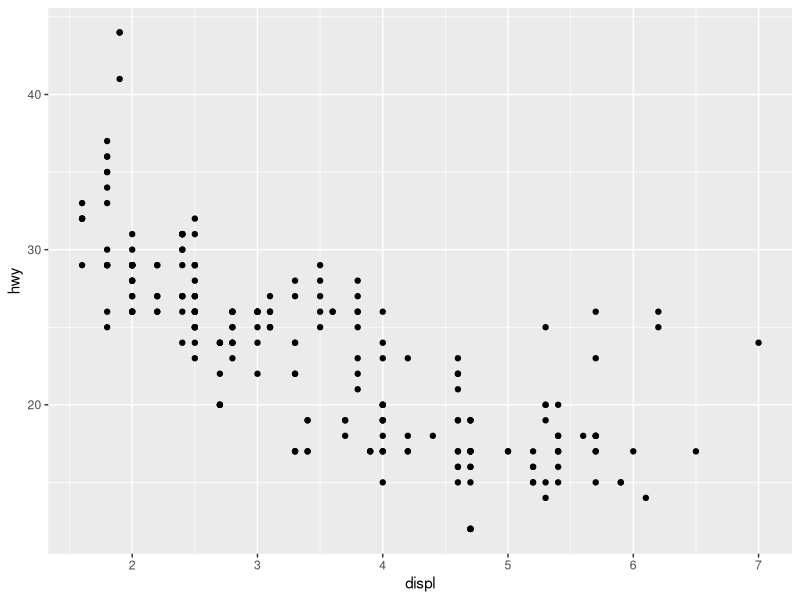
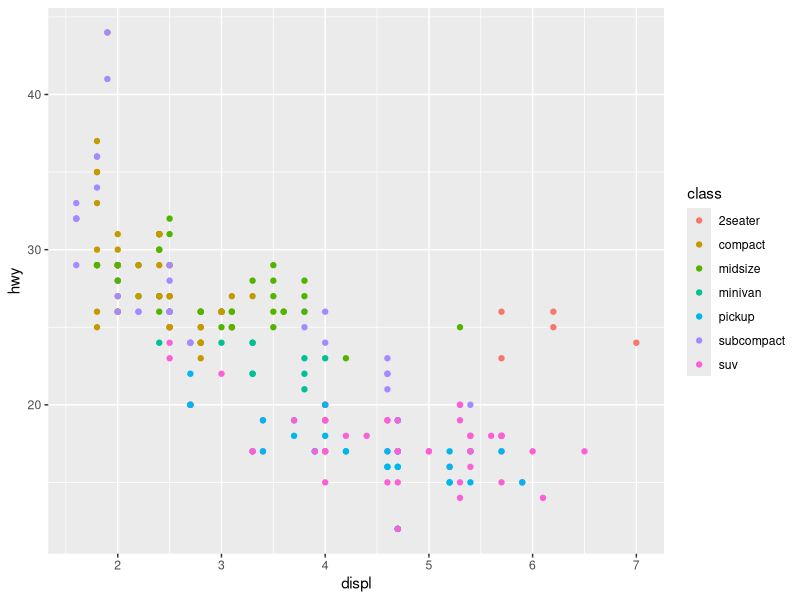
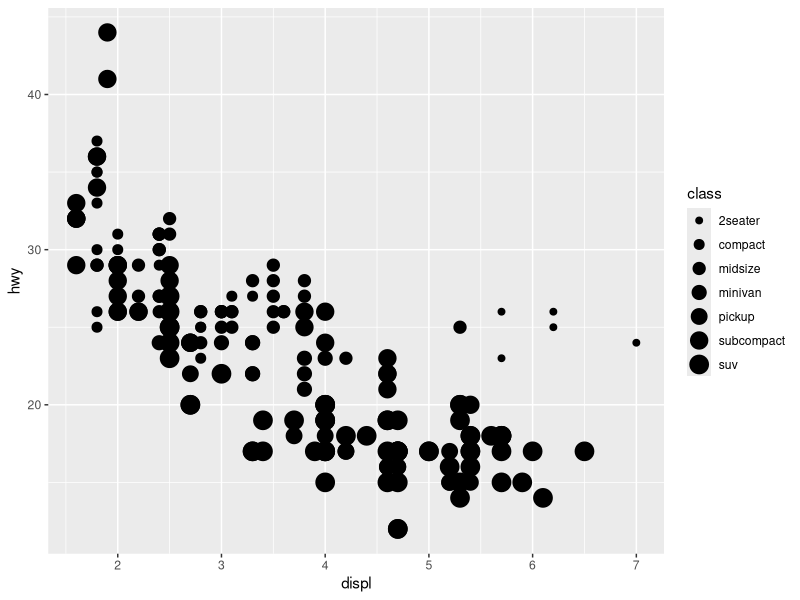
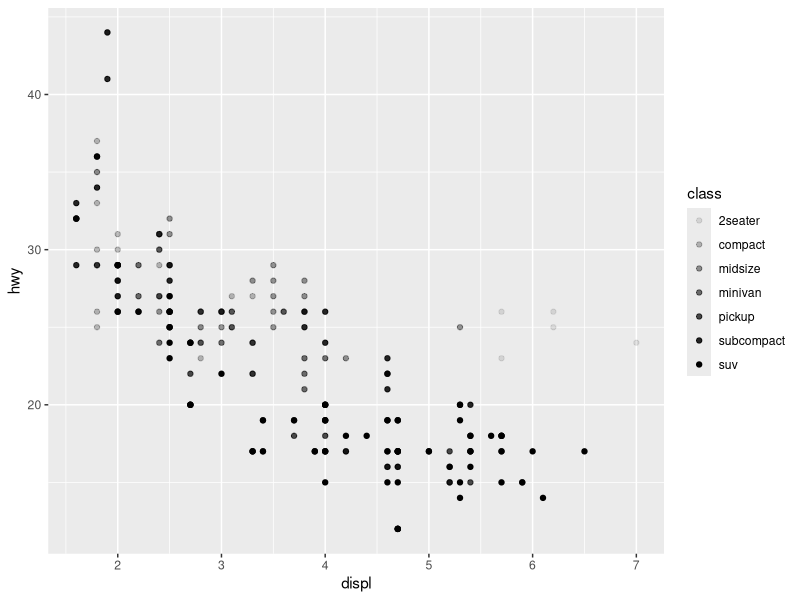
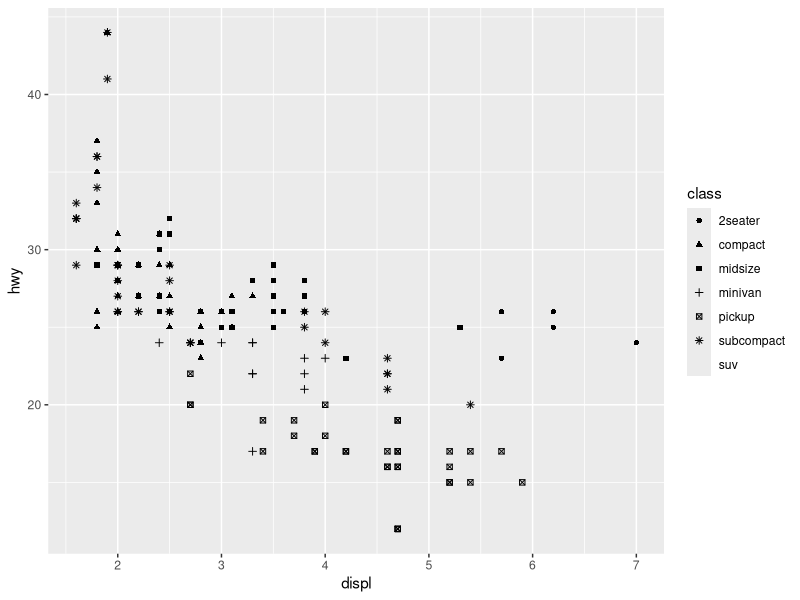
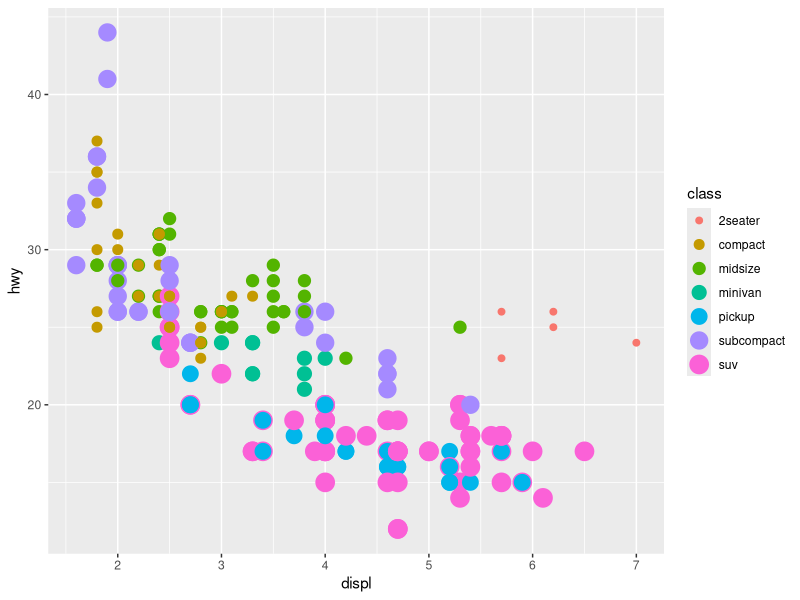
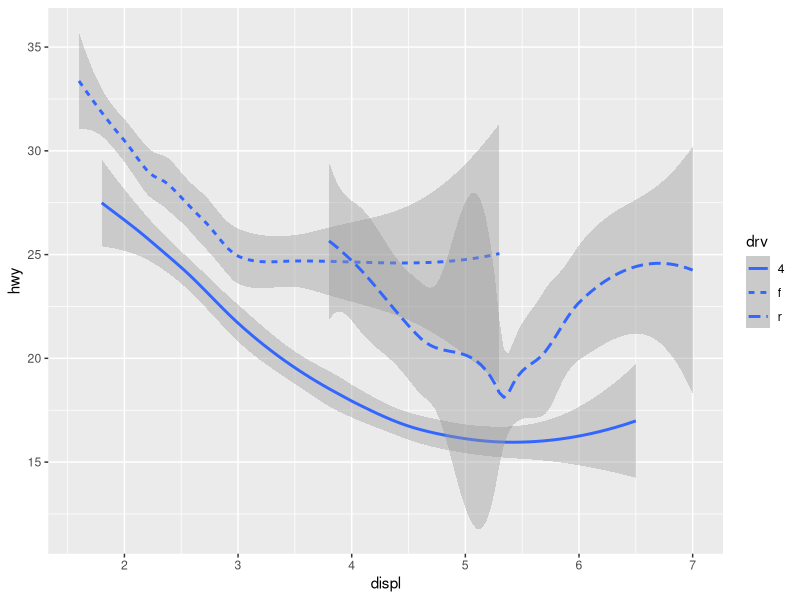

Generate these figures, in order, with R: (Note: this script raises an error after producing the figures.)
install.packages("tidyverse")

library(tidyverse)

mpg

ggplot(data = mpg) + geom_point(mapping = aes(x = displ, y = hwy))

ggplot(data = mpg) + geom_point(mapping = aes(x = displ, y = hwy, color = class))

ggplot(data = mpg) + geom_point(mapping = aes(x = displ, y = hwy, size = class))

ggplot(data = mpg) + geom_point(mapping = aes(x = displ, y = hwy, alpha = class))

ggplot(data = mpg) + geom_point(mapping = aes(x = displ, y = hwy, shape = class))

ggplot(data = mpg) + geom_point(mapping = aes(x = displ, y = hwy, color = class, size = class))

ggplot(data = mpg) + geom_smooth(mapping = aes(x = displ, y = hwy, linetype = drv))

mtcars
?facet_double
facet
ggplot(mtcars, aes(x = wt, y = mpg, shape = disp)) +
  geom_point()
